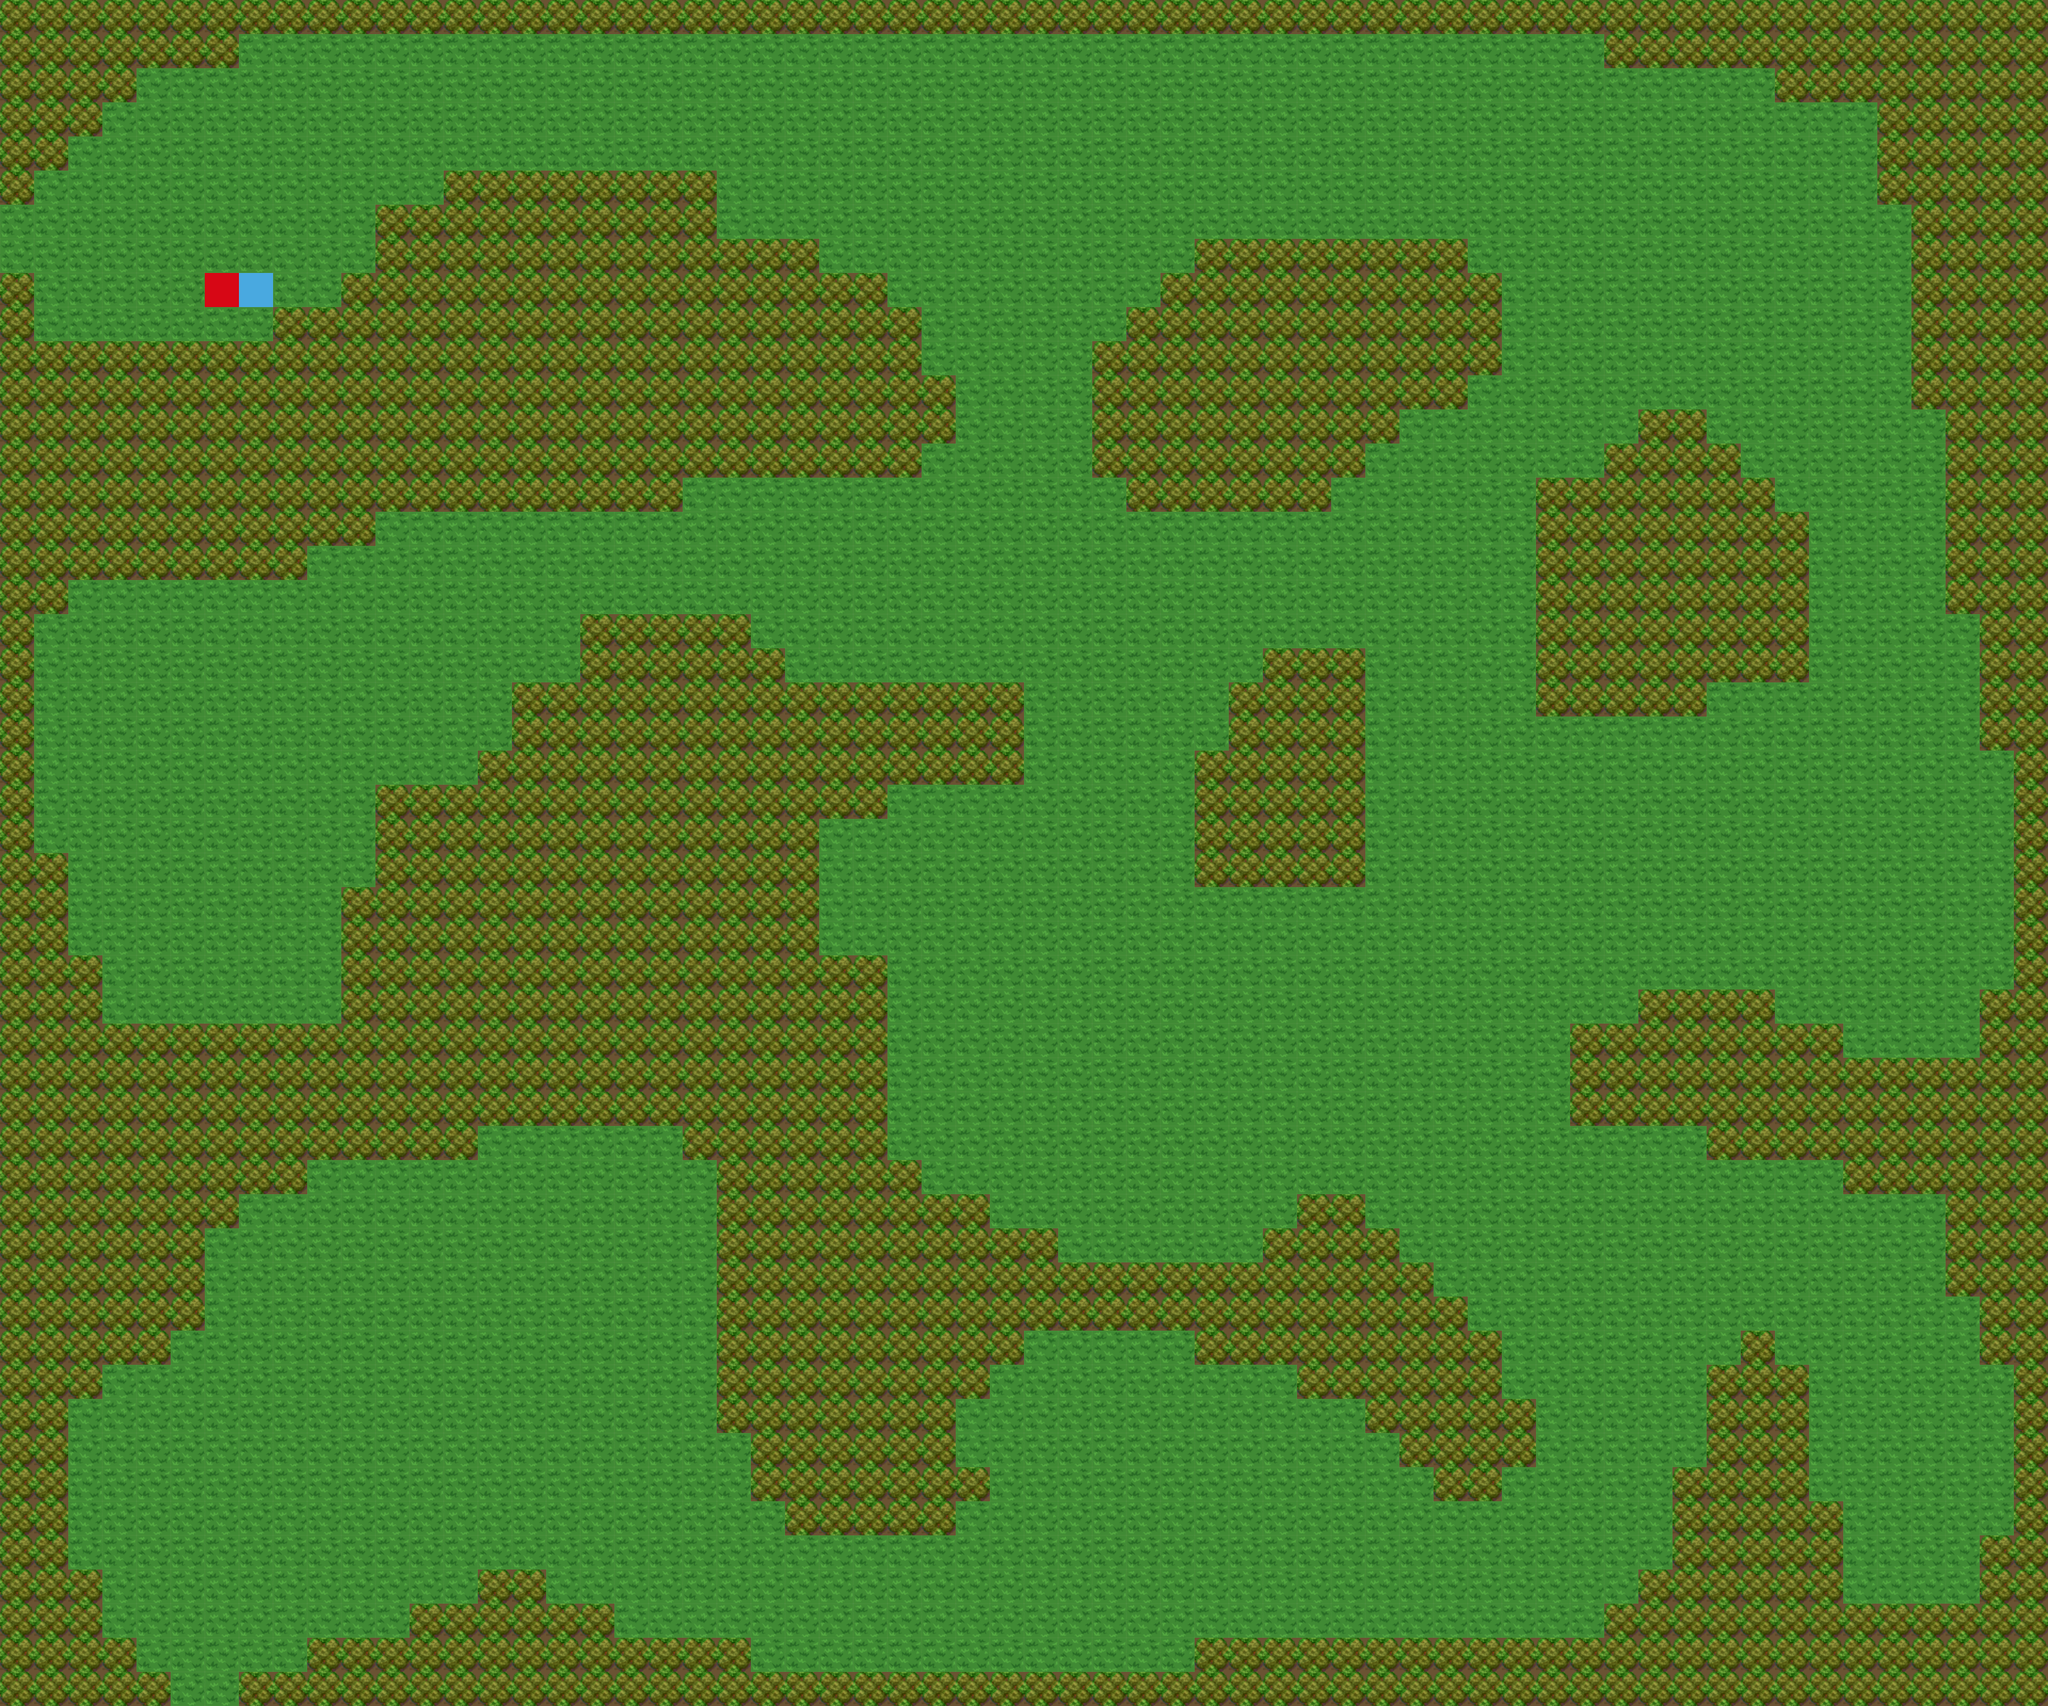

Below is a game level as drawn by its tile map, then a one-line description and the .tmx that defines it (tile-layer data replaced by summaries):
An orthogonal 60x50 tile map with 48x48 px tiles, 3 tile layers (L1 Back, L2 Normal, Collision), 3 tilesets and 29 objects (12x Stone Golem-0, 8x Earth Golem-0, 4x static, 3x LevelObject, onenter, ...).

<map version="1.0" orientation="orthogonal" width="60" height="50" tilewidth="48" tileheight="48">
 <properties>
  <property name="music" value="overworld" />
  <property name="quest_dungeon" value="dungeon;0;100;5;null;kill;Stone Golem;2" />
 </properties>
 <tileset firstgid="1" name="bottom" tilewidth="48" tileheight="48" spacing="2" margin="1">
  <image source="../gfx/simple_tile2.png" width="200" height="150" />
 </tileset>
 <tileset firstgid="13" name="jungle_tiled" tilewidth="48" tileheight="48">
  <image source="../gfx/jungle_tiled.png" width="768" height="576" />
 </tileset>
 <tileset firstgid="205" name="Collision" tilewidth="48" tileheight="48">
  <image source="../gfx/collision.png" width="50" height="50" />
 </tileset>
 <layer name="L1 Back" width="60" height="50">
  <data>[3000 cells, 3000 non-empty, 4 distinct tile ids]</data>
 </layer>
 <layer name="L2 Normal" width="60" height="50">
  <data>[3000 cells, 1261 non-empty, 1 distinct tile ids]</data>
 </layer>
 <objectgroup name="Events" width="60" height="50">
  <properties>
   <property name="Events" value="true" />
  </properties>
  <object name="Spawn" type="static" x="0" y="288" width="96" height="96" />
  <object name="NextLevel" type="LevelObject" x="240" y="2352" width="96" height="48">
   <properties>
    <property name="direction" value="up" />
    <property name="requiredStoryQuestStep" value="1" />
   </properties>
  </object>
  <object name="Chest" type="LevelObject" x="288" y="1344" width="48" height="48">
   <properties>
    <property name="chestitems" value="Chest:1:ARMOR:10:-1:-1" />
    <property name="uniqueId" value="1101" />
   </properties>
  </object>
  <object name="Chest" type="LevelObject" x="2688" y="2112" width="48" height="48">
   <properties>
    <property name="chestitems" value="Helmet:2:ARMOR:5:MAXHP:50:-1:-1" />
    <property name="uniqueId" value="1102" />
   </properties>
  </object>
  <object name="Event" type="onenter" x="288" y="384" width="96" height="48">
   <properties>
    <property name="tempRealm" value="td1" />
   </properties>
  </object>
  <object name="ShrineSpawn" type="static" x="1488" y="192" width="48" height="48" />
  <object name="ShrineSpawn" type="static" x="1680" y="2112" width="48" height="48" />
  <object name="ShrineSpawn" type="static" x="1536" y="1488" width="48" height="48" />
 </objectgroup>
 <objectgroup name="Enemies" width="60" height="50">
  <properties>
   <property name="Enemies" value="true" />
  </properties>
  <object name="Enemy" type="Earth Golem-0" x="1536" y="1392" width="24" height="24" />
  <object name="Enemy" type="Earth Golem-0" x="2544" y="1200" width="24" height="24" />
  <object name="Enemy" type="Stone Golem-0" x="816" y="144" width="24" height="24" />
  <object name="Enemy" type="Stone Golem-0" x="1296" y="816" width="24" height="24" />
  <object name="Enemy" type="Stone Golem-0" x="192" y="912" width="24" height="24" />
  <object name="Enemy" type="Stone Golem-0" x="432" y="1056" width="24" height="24" />
  <object name="Enemy" type="Stone Golem-0" x="192" y="1248" width="24" height="24" />
  <object name="Enemy" type="Stone Golem-0" x="2112" y="192" width="24" height="24" />
  <object name="Enemy" type="Stone Golem-0" x="2016" y="768" width="24" height="24" />
  <object name="Enemy" type="Stone Golem-0" x="2208" y="1296" width="24" height="24" />
  <object name="Enemy" type="Stone Golem-0" x="2544" y="1824" width="24" height="24" />
  <object name="Enemy" type="Stone Golem-0" x="2544" y="1728" width="24" height="24" />
  <object name="Enemy" type="Stone Golem-0" x="864" y="2160" width="24" height="24" />
  <object name="Enemy" type="Earth Golem-0" x="336" y="2016" width="24" height="24" />
  <object name="Enemy" type="Earth Golem-0" x="720" y="1680" width="24" height="24" />
  <object name="Enemy" type="Earth Golem-0" x="1488" y="1920" width="24" height="24" />
  <object name="Enemy" type="Earth Golem-0" x="1392" y="240" width="24" height="24" />
  <object name="Enemy" type="Stone Golem-0" x="2256" y="336" width="24" height="24" />
  <object name="Enemy" type="Earth Golem-0" x="1440" y="336" width="24" height="24" />
  <object name="Enemy" type="Earth Golem-0" x="1680" y="1536" width="24" height="24" />
  <object name="Enemy" type="Earth Golem-1" x="2688" y="2016" width="24" height="24" />
 </objectgroup>
 <objectgroup name="Collision" width="60" height="50">
  <properties>
   <property name="Collide" value="true" />
  </properties>
 </objectgroup>
 <layer name="Collision" width="60" height="50" opacity="0.24">
  <data>[3000 cells, 1261 non-empty, 1 distinct tile ids]</data>
 </layer>
</map>
